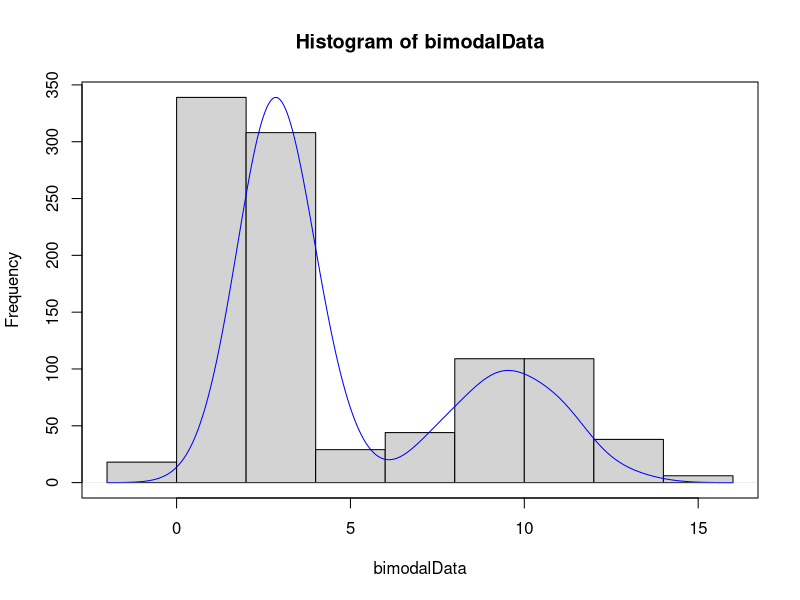

Write R code to recreate this figure.
bimodalDistFunc <- function (n, cpct, mu1, mu2, sig1, sig2) {
  y0 <- rnorm(n, mean = mu1, sd = sig1)
  y1 <- rnorm(n, mean = mu2, sd = sig2)

  flag <- rbinom(n, size = 1, prob = cpct)
  y <- y1 * (1 - flag) + y0 * flag 
}

par(new=F)
bimodalData <- bimodalDistFunc(n=1000, cpct = 0.7, mu1 = 2, mu2 = 10, sig1 = 1, sig2 = 2)
hist(bimodalData)
par(new=TRUE)
d <- density(bimodalData)
plot(d, col="blue", xaxt="n",yaxt="n",xlab="",ylab="", main="")
